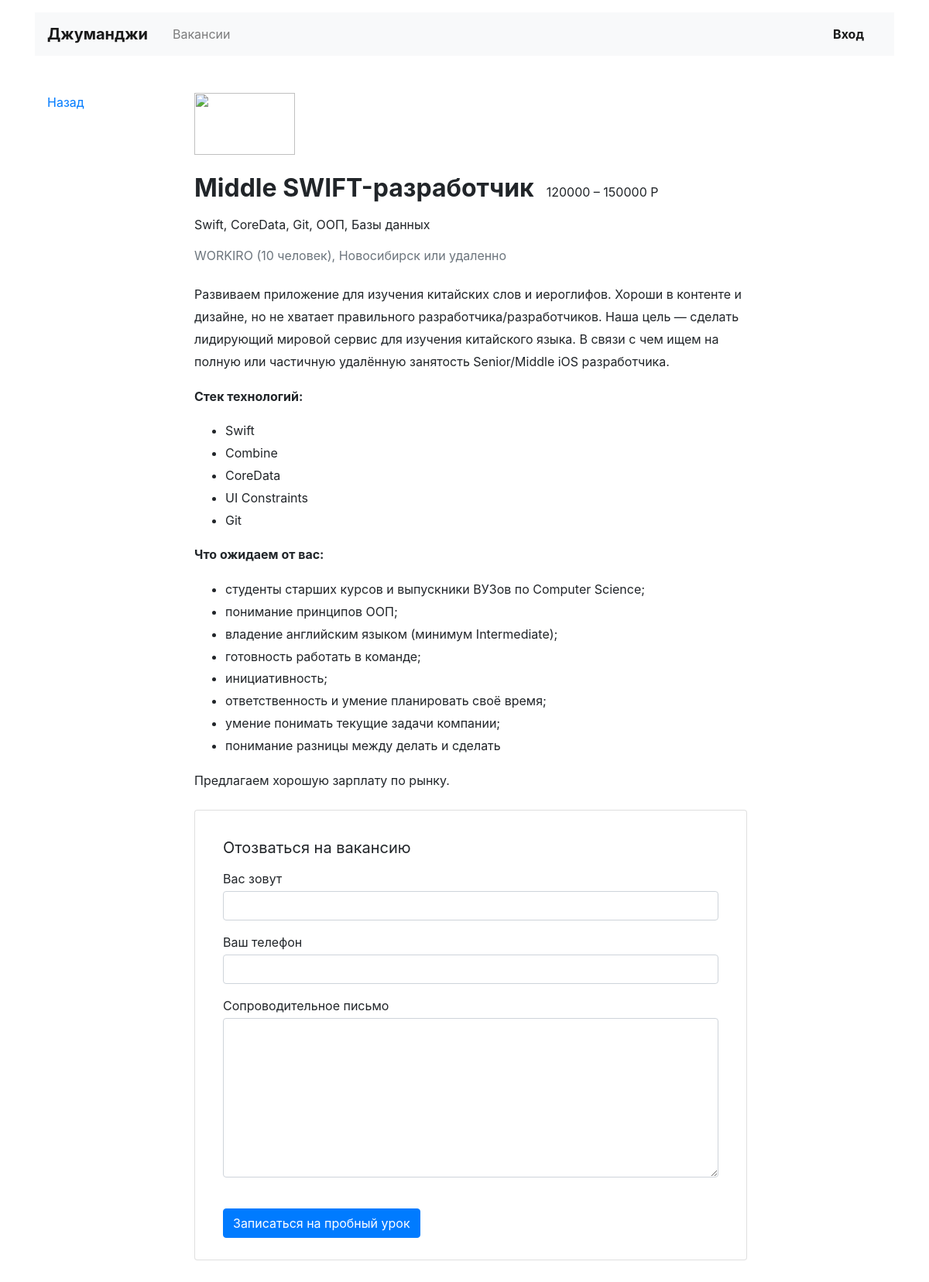
The page /vacancies/3 on the database its author committed.
### vacancy/models.py (models this page shows)
class Vacancy(models.Model):
    title = models.CharField(max_length=50)
    speciality = models.ForeignKey(Specialty, on_delete=models.CASCADE, related_name="vacancies")
    company = models.ForeignKey(Company, on_delete=models.CASCADE, related_name="vacancies")
    skills = models.TextField()
    description = models.TextField()
    salary_min = models.IntegerField()
    salary_max = models.IntegerField()
    published_at = models.DateField()

class Company(models.Model):
    name = models.CharField(max_length=30)
    location = models.CharField(max_length=30)
    logo = models.URLField(default='https://place-hold.it/100x60')
    description = models.TextField()
    employee_count = models.IntegerField()

### vacancy/views.py (the view)
# urls.py: path('vacancies/<int:vacancy_id>', vacancyview, name='vacancy'),
def vacancyview(request, vacancy_id):
    vacancy = Vacancy.objects.get(pk=vacancy_id)
    context = {
        'vacancy': vacancy,
    }
    return render(request, 'vacancy.html', context=context)

### vacancy/templates/vacancy.html
{% extends 'base.html' %}
{% block content %}
  <main class="container mt-3 pb-5">
    <div class="row mt-5">
      <div class="col-12 col-lg-2">
        <div class="pl-3 mb-5">
          <p><a href="#">Назад</a></p>
        </div>
      </div>
      <div class="col-12 col-lg-8">
        <section class="pl-3">
          <a href="/companies/{{ vacancy.company.id }}"><img src="https://place-hold.it/130x80" width="130" height="80" alt=""></a>
          <div class="d-flex align-items-baseline align-content-baseline">
            <h1 class="h2 mt-4 font-weight-bold" >{{ vacancy.title }}</h1>
            <p class="m-0 pl-3">{{ vacancy.salary_min }} – {{ vacancy.salary_max }} Р</p>
          </div>
          <p class="mt-2">{{ vacancy.skills }}</p>
          <p class="text-muted mb-4">{{ vacancy.company.name|upper }} ({{ vacancy.company.employee_count }} человек), {{ vacancy.company.location }} или удаленно</p>
          <div style="line-height: 1.8;">
            {{ vacancy.description|safe }}
          </div>
          <form action="/echo" class="card mt-4 mb-3" enctype="multipart/form-data">
            <div class="card-body mx-3">
              <p class="h5 mt-3 font-weight-normal">Отозваться на вакансию</p>
              <div class="form-group">
                <label class="mb-1 mt-2" for="userName">Вас зовут</label>
                <input class="form-control" type="text" placeholder="" id="userName">
              </div>
              <div class="form-group">
                <label class="mb-1" for="userPhone">Ваш телефон</label>
                <input class="form-control" type="tel" placeholder="" id="userPhone">
              </div>
              <div class="form-group">
                <label class="mb-1" for="userMsg" >Сопроводительное письмо</label>
                <textarea class="form-control" rows="8" id="userMsg"></textarea>
              </div>
              <input type="submit" class="btn btn-primary mt-4 mb-2" value="Записаться на пробный урок">
            </div>
          </form>
        </section>
      </div>
    </div>
  </main>
{% endblock%}

### rows shown on the page
Vacancy: title "Middle SWIFT-разработчик", salary_min "120000", salary_max "150000", skills "Swift, CoreData, Git, ООП, Базы данных", company.name "WORKIRO", company.employee_count "10", company.location "Новосибирск", description "Развиваем приложение для изучения китайских слов и иероглифов. Хороши в контенте и дизайне, но не хватает правильного разработчика/разработчиков. Наша цель — сделать лидирующий мировой сервис для изучения китайского языка. В связи с чем ищем на полную или частичную удалённую занятость Senior/Middle iOS разработчика. Стек технологий: Swift Combine CoreData UI Constraints Git Что ожидаем от вас: студенты старших курсов и выпускники ВУЗов по Computer Science; понимание принципов ООП; владение английским языком (минимум Intermediate); готовность работать в команде; инициативность; ответственность и умение планировать своё время; умение понимать текущие задачи компании; понимание разницы между…"
